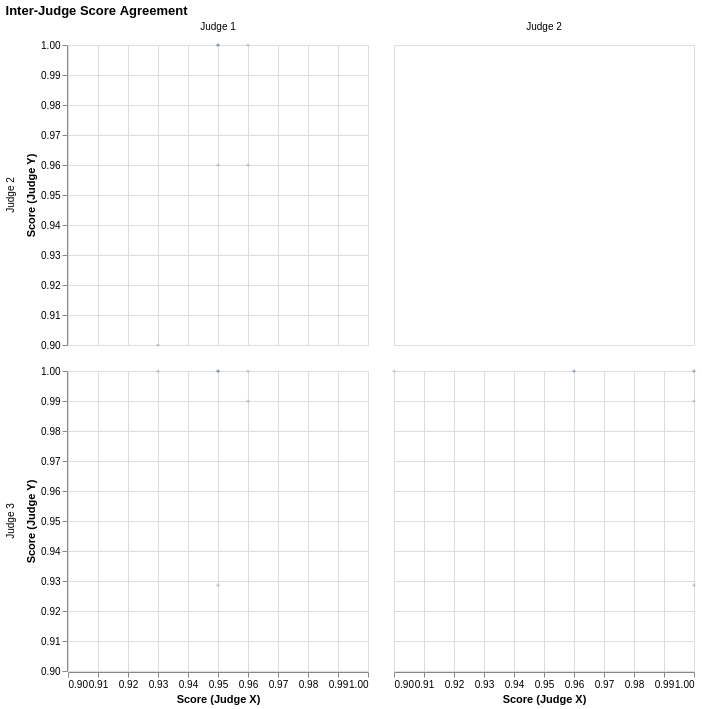

The specification (Vega-Lite) saved for this image:
### Vega-Lite specification from a JSON file in a GitHub repository (floating-point values rounded to 4 significant figures)
{"config": {"view": {"continuousWidth": 300, "continuousHeight": 300}}, "data": {"name": "data-a75a09f91fa9836c6c504d78a6bd4821"}, "facet": {"column": {"field": "judge_x", "title": null, "type": "nominal"}, "row": {"field": "judge_y", "title": null, "type": "nominal"}}, "spec": {"mark": {"type": "circle", "opacity": 0.3, "size": 10}, "encoding": {"tooltip": [{"field": "score_x", "format": ".3f", "title": "Judge X Score", "type": "quantitative"}, {"field": "score_y", "format": ".3f", "title": "Judge Y Score", "type": "quantitative"}], "x": {"field": "score_x", "scale": {"domain": [0.9, 1.0]}, "title": "Score (Judge X)", "type": "quantitative"}, "y": {"field": "score_y", "scale": {"domain": [0.9, 1.0]}, "title": "Score (Judge Y)", "type": "quantitative"}}}, "resolve": {"scale": {"x": "shared", "y": "shared"}}, "title": "Inter-Judge Score Agreement", "$schema": "https://vega.github.io/schema/vega-lite/v6.1.0.json", "datasets": {"data-a75a09f91fa9836c6c504d78a6bd4821": [{"judge_x": "Judge 1", "judge_y": "Judge 2", "score_x": 0.96, "score_y": 0.96}, {"judge_x": "Judge 1", "judge_y": "Judge 2", "score_x": 0.95, "score_y": 0.96}, {"judge_x": "Judge 1", "judge_y": "Judge 2", "score_x": 0.95, "score_y": 1.0}, {"judge_x": "Judge 1", "judge_y": "Judge 2", "score_x": 0.96, "score_y": 1.0}, {"judge_x": "Judge 1", "judge_y": "Judge 2", "score_x": 0.95, "score_y": 1.0}, {"judge_x": "Judge 1", "judge_y": "Judge 2", "score_x": 0.95, "score_y": 1.0}, {"judge_x": "Judge 1", "judge_y": "Judge 2", "score_x": 0.93, "score_y": 0.9}, {"judge_x": "Judge 1", "judge_y": "Judge 3", "score_x": 0.96, "score_y": 1.0}, {"judge_x": "Judge 1", "judge_y": "Judge 3", "score_x": 0.95, "score_y": 1.0}, {"judge_x": "Judge 1", "judge_y": "Judge 3", "score_x": 0.95, "score_y": 1.0}, {"judge_x": "Judge 1", "judge_y": "Judge 3", "score_x": 0.96, "score_y": 0.99}, {"judge_x": "Judge 1", "judge_y": "Judge 3", "score_x": 0.95, "score_y": 0.9286}, {"judge_x": "Judge 1", "judge_y": "Judge 3", "score_x": 0.95, "score_y": 1.0}, {"judge_x": "Judge 1", "judge_y": "Judge 3", "score_x": 0.93, "score_y": 1.0}, {"judge_x": "Judge 2", "judge_y": "Judge 3", "score_x": 0.96, "score_y": 1.0}, {"judge_x": "Judge 2", "judge_y": "Judge 3", "score_x": 0.96, "score_y": 1.0}, {"judge_x": "Judge 2", "judge_y": "Judge 3", "score_x": 1.0, "score_y": 1.0}, {"judge_x": "Judge 2", "judge_y": "Judge 3", "score_x": 1.0, "score_y": 0.99}, {"judge_x": "Judge 2", "judge_y": "Judge 3", "score_x": 1.0, "score_y": 0.9286}, {"judge_x": "Judge 2", "judge_y": "Judge 3", "score_x": 1.0, "score_y": 1.0}, {"judge_x": "Judge 2", "judge_y": "Judge 3", "score_x": 0.9, "score_y": 1.0}]}}
